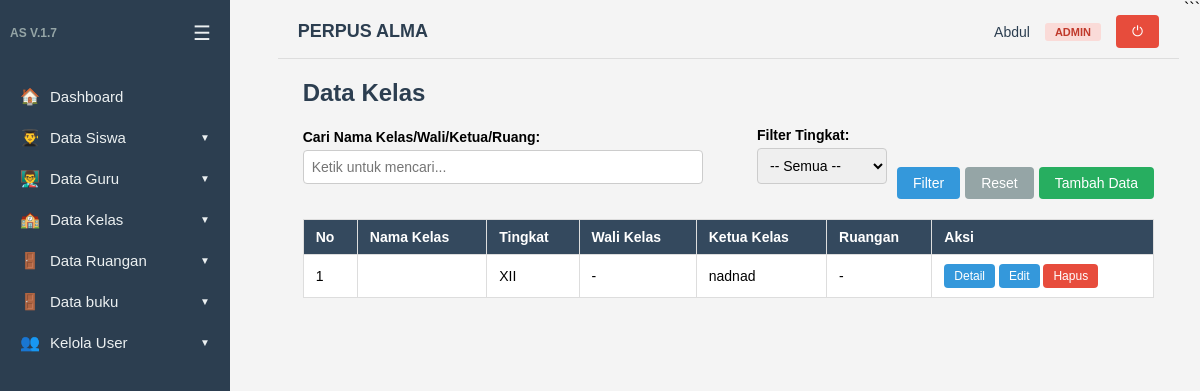
The page /kelas/tampil.php (signed in) on the database its author committed.
### tables this page shows
CREATE TABLE `datakelas` (
  `id_kelas` int(11) NOT NULL,
  `nama_kelas` varchar(100) NOT NULL,
  `tingkat` enum('X','XI','XII') NOT NULL,
  `tahun_ajaran` varchar(20) NOT NULL,
  `id_guru` int(11) DEFAULT NULL,
  `id_siswa` int(11) DEFAULT NULL,
  `id_ruang` int(11) DEFAULT NULL
);

CREATE TABLE `datasiswa` (
  `id` int(5) NOT NULL,
  `nama` varchar(50) NOT NULL,
  `kelas` enum('X','XI','XII') NOT NULL,
  `tanggal_lahir` date NOT NULL,
  `alamat` varchar(100) NOT NULL,
  `foto` varchar(100) DEFAULT NULL,
  `status` enum('aktif','tidak aktif') NOT NULL
);

### auth.php (called while the page is built, shortened)
<?php
if (!function_exists('isLoggedIn')) {
    function isLoggedIn()
    {
        return isset($_SESSION['user_id']);
    }
}
if (!function_exists('hasRole')) {
    function hasRole($roles)
    {
        $userRole = $_SESSION['role'];
        if (is_array($roles)) {
            return in_array($userRole, $roles);
        }
        return $userRole === $roles;
    }
}

### kelas/tampil.php (the view, shortened to what this page needs)
<?php
include dirname(__DIR__) . '/auth.php';
$perPage = 10;
$page = isset($_GET['page']) ? max(1, (int)$_GET['page']) : 1;
$search = isset($_GET['search'])
    ? mysqli_real_escape_string($koneksi, trim($_GET['search']))
    : '';
$where = "WHERE 1=1";
$offset = ($page - 1) * $perPage;
$query = "SELECT
            k.id_kelas,
            k.nama_kelas,
            k.tingkat,
            g.nama AS nama_guru,
            s.nama AS nama_siswa,
            r.nama_ruang
          FROM datakelas k
          LEFT JOIN dataguru g ON k.id_guru = g.id
          LEFT JOIN datasiswa s ON k.id_siswa = s.id
          LEFT JOIN dataruang r ON k.id_ruang = r.id_ruang
          $where
          ORDER BY k.tingkat, k.nama_kelas
          LIMIT $perPage OFFSET $offset";
$data = mysqli_query($koneksi, $query);
include dirname(__DIR__) . '/layout/header.php';
?>
<h2>Data Kelas</h2>
<form method="GET"
      style="margin-bottom:20px; display:flex; gap:10px; flex-wrap:wrap; align-items:end;">
    <div style="flex:1; min-width:200px;">
        <label>Cari Nama Kelas/Wali/Ketua/Ruang:</label><br>
        <input
            type="text"
            name="search"
            value="<?= htmlspecialchars($search) ?>"
            placeholder="Ketik untuk mencari..."
        >
    </div>
    <div style="min-width:130px;">
        <label>Filter Tingkat:</label><br>
        <select name="tingkat">
            <option value="">-- Semua --</option>
        </select>
    </div>
    <?php if (hasRole('admin')): ?>
        <div style="display:flex; flex-direction:column;">
            <div style="display:flex; gap:5px;">
                <button class="btn" type="submit">
                    Filter
                </button>
                <a
                    class="btn"
                    href="tampil.php"
                    style="background:#95a5a6;"
                >
                    Reset
                </a>
                <a
                    class="btn btn-success"
                    href="index.php"
                >
                    Tambah Data
                </a>
            </div>
        </div>
    <?php endif; ?>
</form>
<table>
    <tr>
        <th>No</th>
        <th>Nama Kelas</th>
        <th>Tingkat</th>
        <th>Wali Kelas</th>
        <th>Ketua Kelas</th>
        <th>Ruangan</th>
        <th>Aksi</th>
    </tr>
    <?php
    $no = $offset + 1;
    if (mysqli_num_rows($data) === 0):
    ?>
        <tr>
            <td
                colspan="7"
                style="text-align:center; padding:20px;"
            >
                Tidak ada data
            </td>
        </tr>
    <?php else: ?>
        <?php while ($row = mysqli_fetch_assoc($data)): ?>
            <tr>
                <td>
                    <?= $no++; ?>
                </td>
                <td>
                </td>
                <td>
                    <?= htmlspecialchars($row['tingkat']) ?>
                </td>
                <td>
                    <?= htmlspecialchars($row['nama_guru'] ?? '-') ?>
                </td>
                <td>
                    <?= htmlspecialchars($row['nama_siswa'] ?? '-') ?>
                </td>
                <td>
                    <?= htmlspecialchars($row['nama_ruang'] ?? '-') ?>
                </td>
                <td>
                    <a
                        class="btn"
                        href="detail.php?id=<?= $row['id_kelas'] ?>"
                        style="padding:5px 10px; font-size:12px;"
                    >
                        Detail
                    </a>
                    <?php if (hasRole('admin')): ?>
                        <a
                            class="btn"
                            href="edit.php?id=<?= $row['id_kelas'] ?>"
                            style="padding:5px 10px; font-size:12px;"
                        >
                            Edit
                        </a>
                        <a
                            class="btn btn-danger"
                            href="hapus.php?id=<?= $row['id_kelas'] ?>"
                            onclick="return confirm('Yakin ingin menghapus?')"
                            style="padding:5px 10px; font-size:12px;"
                        >
                            Hapus
                        </a>
                    <?php endif; ?>
                </td>
            </tr>
        <?php endwhile; ?>
    <?php endif; ?>
</table>
<?php include dirname(__DIR__) . '/layout/footer.php'; ?>

### layout/header.php (style rules this page uses)
* { box-sizing: border-box; margin: 0; padding: 0; }
body { font-family: Arial, Helvetica, sans-serif; background: #f4f4f4; display: flex; min-height: 100vh; }
h2 { margin-bottom: 20px; color: #2c3e50; }
table { border-collapse: collapse; width: 100%; background: #fff; margin-bottom: 15px; }
table th, table td { border: 1px solid #ddd; padding: 9px 12px; text-align: left; font-size: 14px; }
table th { background: #34495e; color: #fff; }
label { font-weight: bold; font-size: 14px; }
input[type=text], input[type=date], input[type=number], input[type=file], select { padding: 8px; width: 100%; max-width: 400px; margin: 5px 0 15px; border: 1px solid #ccc; border-radius: 4px; font-size: 14px; }
.btn { display: inline-block; background: #3498db; color: #fff; border: 0; padding: 8px 16px; border-radius: 4px; cursor: pointer; text-decoration: none; font-size: 14px; }
.btn-danger { background: #e74c3c; }
.btn-success { background: #27ae60; }

### rows shown on the page
datakelas: tingkat "XII", nama_guru "-", id_siswa.nama "nadnad", nama_ruang "-"

### other values the page prints
$item['icon'] "🏠"
$item['label'] "Dashboard"
$item['icon'] "👨‍🎓"
$item['label'] "Data Siswa"
$item['icon'] "👨‍🏫"
$item['label'] "Data Guru"
$item['icon'] "🏫"
$item['label'] "Data Kelas"
$item['icon'] "🚪"
$item['label'] "Data Ruangan"
$item['label'] "Data buku"
$item['icon'] "👥"
$item['label'] "Kelola User"
$user['nama_lengkap'] "Abdul"
$roleLabels[$user['role']] "ADMIN"
